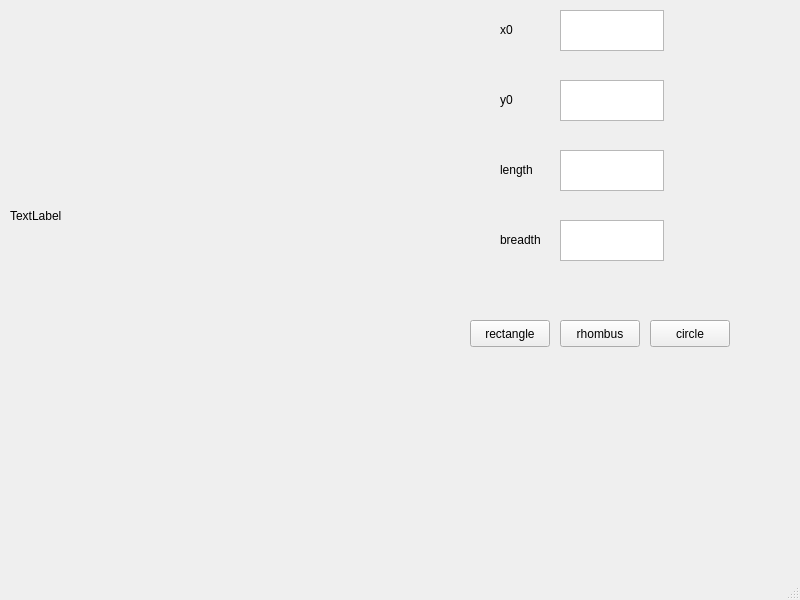
<?xml version="1.0" encoding="UTF-8"?>
<ui version="4.0">
 <class>MainWindow</class>
 <widget class="QMainWindow" name="MainWindow">
  <property name="geometry">
   <rect>
    <x>0</x>
    <y>0</y>
    <width>800</width>
    <height>600</height>
   </rect>
  </property>
  <property name="windowTitle">
   <string>MainWindow</string>
  </property>
  <widget class="QWidget" name="centralwidget">
   <widget class="QLabel" name="label">
    <property name="geometry">
     <rect>
      <x>10</x>
      <y>10</y>
      <width>381</width>
      <height>411</height>
     </rect>
    </property>
    <property name="text">
     <string>TextLabel</string>
    </property>
   </widget>
   <widget class="QLabel" name="label_2">
    <property name="geometry">
     <rect>
      <x>500</x>
      <y>20</y>
      <width>58</width>
      <height>19</height>
     </rect>
    </property>
    <property name="text">
     <string>x0</string>
    </property>
   </widget>
   <widget class="QLabel" name="label_3">
    <property name="geometry">
     <rect>
      <x>500</x>
      <y>90</y>
      <width>58</width>
      <height>19</height>
     </rect>
    </property>
    <property name="text">
     <string>y0</string>
    </property>
   </widget>
   <widget class="QLabel" name="label_4">
    <property name="geometry">
     <rect>
      <x>500</x>
      <y>160</y>
      <width>58</width>
      <height>19</height>
     </rect>
    </property>
    <property name="text">
     <string>length</string>
    </property>
   </widget>
   <widget class="QLabel" name="label_5">
    <property name="geometry">
     <rect>
      <x>500</x>
      <y>230</y>
      <width>58</width>
      <height>19</height>
     </rect>
    </property>
    <property name="text">
     <string>breadth</string>
    </property>
   </widget>
   <widget class="QTextEdit" name="textEdit">
    <property name="geometry">
     <rect>
      <x>560</x>
      <y>10</y>
      <width>104</width>
      <height>41</height>
     </rect>
    </property>
   </widget>
   <widget class="QTextEdit" name="textEdit_2">
    <property name="geometry">
     <rect>
      <x>560</x>
      <y>80</y>
      <width>104</width>
      <height>41</height>
     </rect>
    </property>
   </widget>
   <widget class="QTextEdit" name="textEdit_3">
    <property name="geometry">
     <rect>
      <x>560</x>
      <y>150</y>
      <width>104</width>
      <height>41</height>
     </rect>
    </property>
   </widget>
   <widget class="QTextEdit" name="textEdit_4">
    <property name="geometry">
     <rect>
      <x>560</x>
      <y>220</y>
      <width>104</width>
      <height>41</height>
     </rect>
    </property>
   </widget>
   <widget class="QPushButton" name="pushButton">
    <property name="geometry">
     <rect>
      <x>470</x>
      <y>320</y>
      <width>80</width>
      <height>27</height>
     </rect>
    </property>
    <property name="text">
     <string>rectangle</string>
    </property>
   </widget>
   <widget class="QPushButton" name="pushButton_2">
    <property name="geometry">
     <rect>
      <x>560</x>
      <y>320</y>
      <width>80</width>
      <height>27</height>
     </rect>
    </property>
    <property name="text">
     <string>rhombus</string>
    </property>
   </widget>
   <widget class="QPushButton" name="pushButton_3">
    <property name="geometry">
     <rect>
      <x>650</x>
      <y>320</y>
      <width>80</width>
      <height>27</height>
     </rect>
    </property>
    <property name="text">
     <string>circle</string>
    </property>
   </widget>
  </widget>
  <widget class="QMenuBar" name="menubar">
   <property name="geometry">
    <rect>
     <x>0</x>
     <y>0</y>
     <width>800</width>
     <height>24</height>
    </rect>
   </property>
  </widget>
  <widget class="QStatusBar" name="statusbar"/>
 </widget>
 <resources/>
 <connections/>
</ui>
